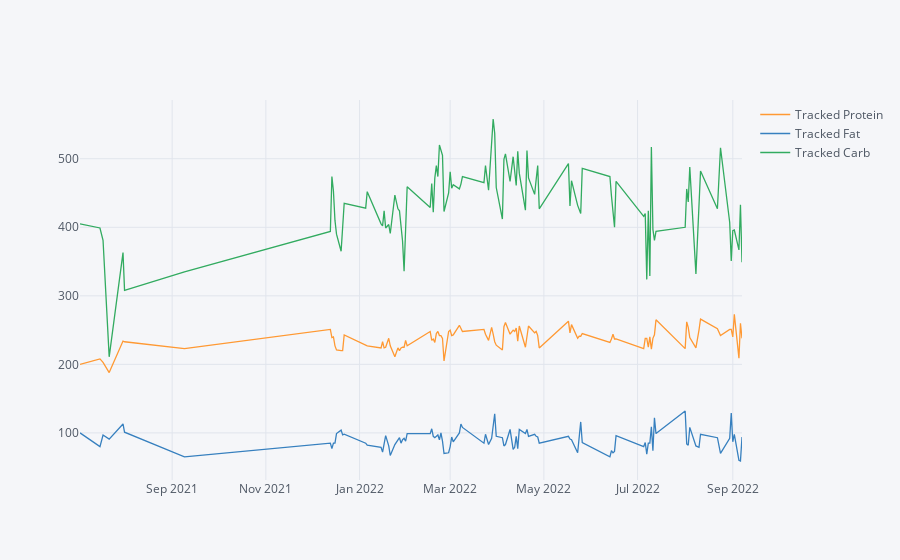

Write notebook code for a chart like this one.
### Code cell
bodycomp_df_clean.iplot(x = 'Date', y = ['Tracked Protein', 'Tracked Fat', 'Tracked Carb'])
